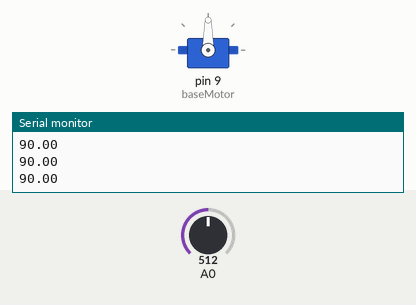
Bench run of a sketch on a simulated Arduino Uno, built with avr-gcc and run on an emulated ATmega328P. On the bench: servo, the last lines printed to the serial monitor. Inputs (shaded band) come from the test bench; at power-on: A0 = 512.

Above: at 1.2 s.
1.3 s: A0 set to 716
At 2.3 s:
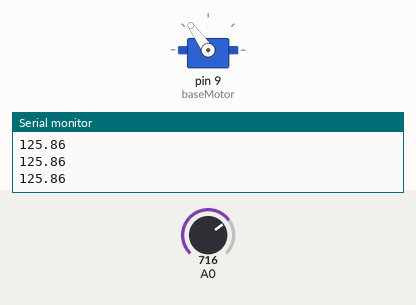
2.8 s: A0 set to 900
At 3.8 s:
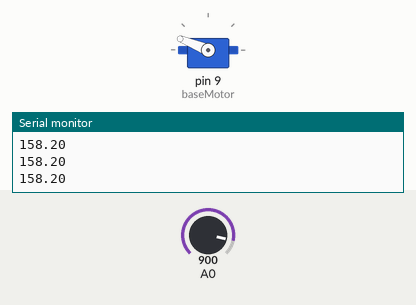
4.3 s: A0 set to 1023
At 5.3 s:
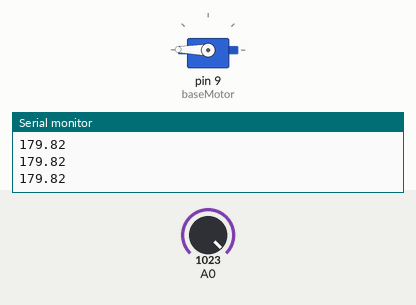
5.8 s: A0 set to 306
At 6.8 s:
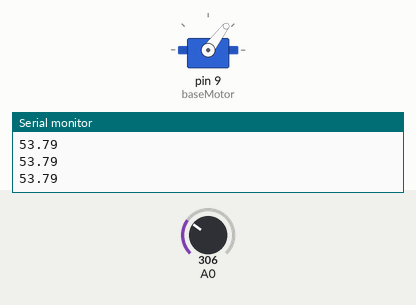
7.3 s: A0 set to 122
At 8.3 s:
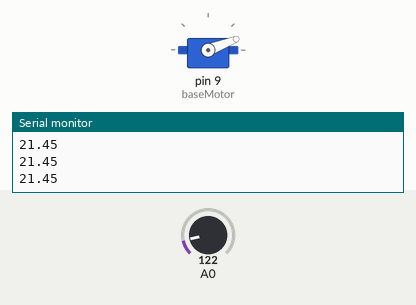
8.8 s: A0 set to 0
At 9.7 s:
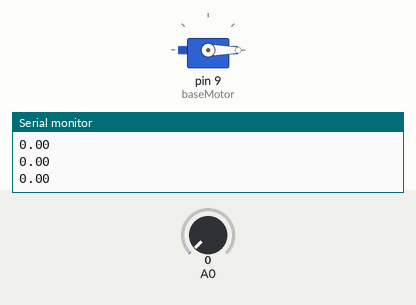
Timing chart, 0 to 11.3 s (numbered marks = the images above; inputs shaded):
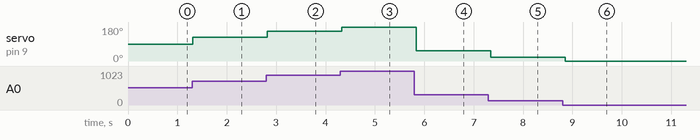

The sketch:

potentiometerwithbasemotor.ino
```cpp
/*

Challenge #1: Display voltage (0 to 5) on Serial Monitor using formula
Challenge #2: Display angle from (0 to 179.82) on Serial Monitor
Challenge #3: Control the base servo motor using the dial
Challenge #4: Control two motors at the same time using the dial
*/

#include <Servo.h>

Servo baseMotor;

void setup() {
  Serial.begin(9600);
  baseMotor.attach(9);
}

void loop() {
  float potentiometer;
  potentiometer = analogRead(A0);
  potentiometer = potentiometer * 180;
  potentiometer = potentiometer / 1024;


  Serial.println(potentiometer);

  baseMotor.write(potentiometer);


  delay(100);

}
```

Measured:
- after the input at 1.3 s, servo on pin 9 (baseMotor): 90° → 125° at once
- after the input at 2.8 s, servo on pin 9 (baseMotor): 125° → 158° at once
- after the input at 4.3 s, servo on pin 9 (baseMotor): 158° → 179° at once
- after the input at 5.8 s, servo on pin 9 (baseMotor): 179° → 53° at once
- after the input at 7.3 s, servo on pin 9 (baseMotor): 53° → 21° after 0.05 s
- after the input at 8.8 s, servo on pin 9 (baseMotor): 21° → 0° after 0.06 s
